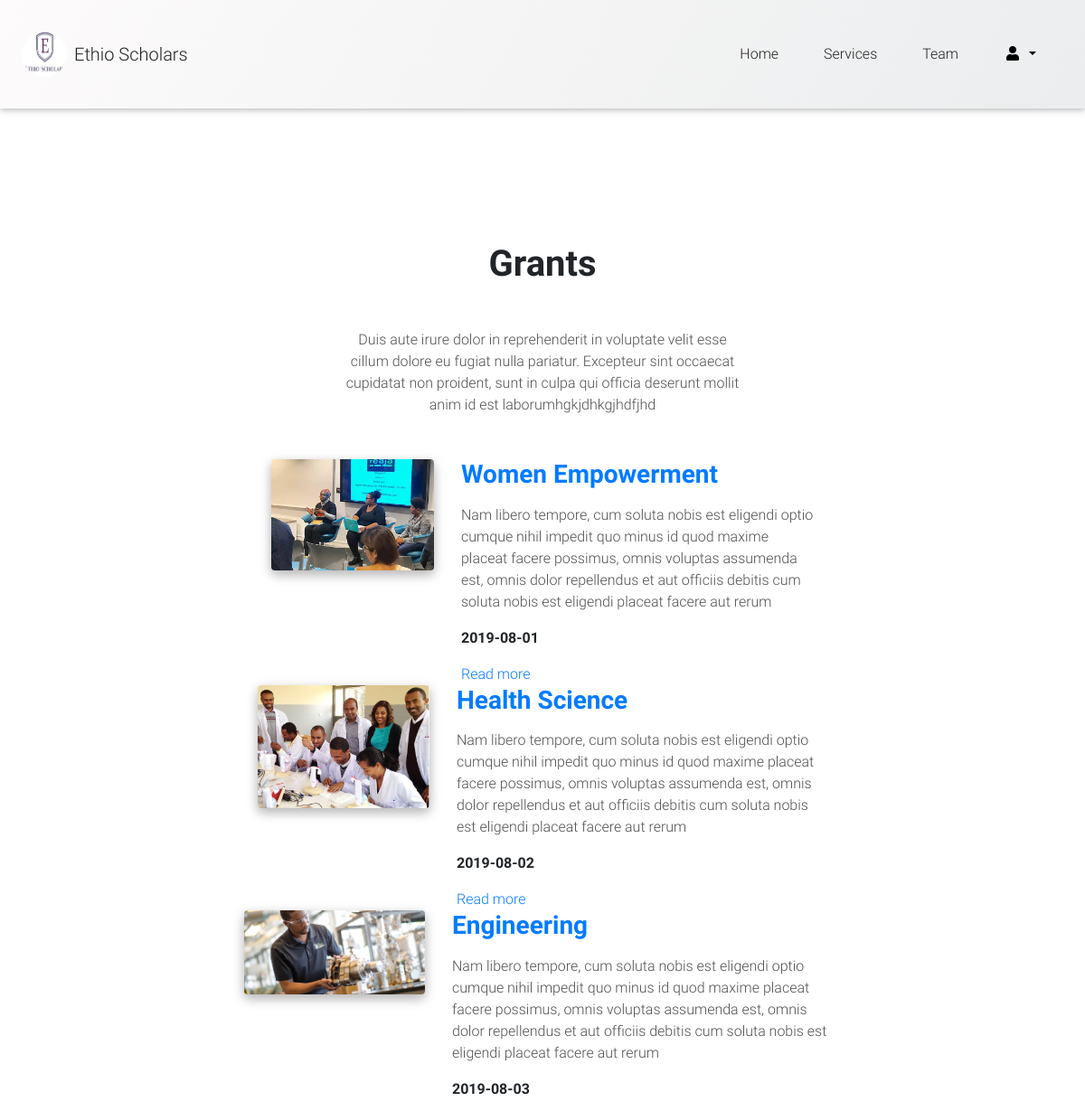
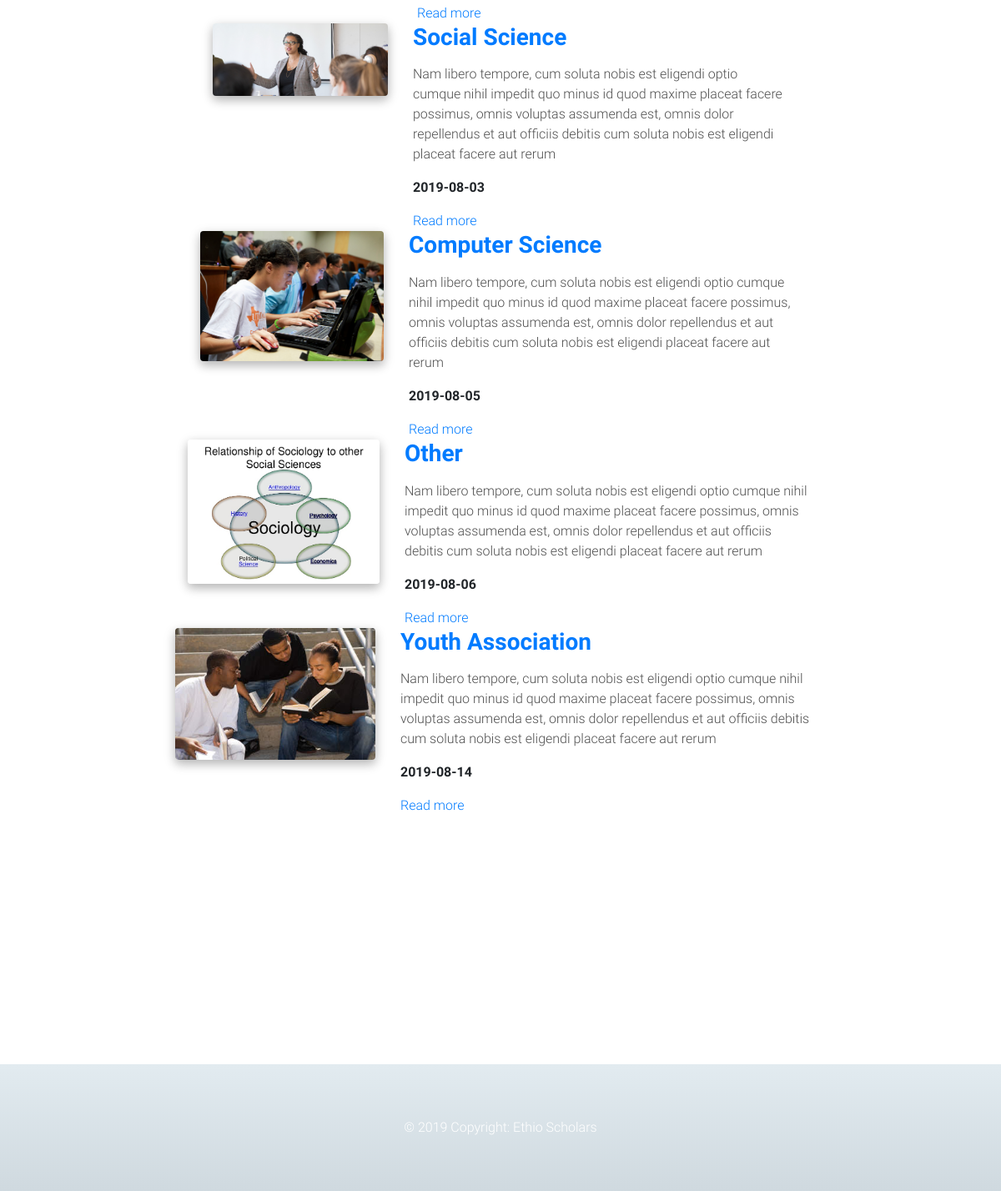
The page /MDB-Free_4.8.2/grant.php on the database its author committed (2 pictures, top to bottom).
### tables this page shows
CREATE TABLE IF NOT EXISTS `grantdoc` (
  `id` int(11) NOT NULL AUTO_INCREMENT,
  `path` varchar(50) DEFAULT NULL,
  `title` varchar(50) NOT NULL,
  `dept` varchar(50) NOT NULL,
  `disc` varchar(1000) NOT NULL,
  `price` int(11) NOT NULL,
  `published` varchar(120) DEFAULT NULL,
  `picpath` varchar(400) DEFAULT NULL,
  PRIMARY KEY (`id`)
);

### MDB-Free_4.8.2/grant.php (the view, shortened to what this page needs)
 <?php
   include_once './template/header.php';
  ?>
  <?php
  $db2=new dbconnect();
  $conn=$db2->connect();
  $query="Select * from grantdoc";
  $result3=mysqli_query($conn,$query);
  ?>
        <div class="section1">
<section class="my-5">
    <h2 class="h1-responsive font-weight-bold text-center my-5">Grants</h2>
    <p class="text-center dark-grey-text w-responsive mx-auto mb-5">Duis aute irure dolor in reprehenderit in
      voluptate velit esse cillum dolore eu fugiat nulla pariatur. Excepteur sint occaecat cupidatat non
      proident, sunt in culpa qui officia deserunt mollit anim id est laborumhgkjdhkgjhdfjhd</p>
        <?php while ($row=  mysqli_fetch_array($result3)):;?>
    <div class="row">
      <div class="col-lg-5 col-xl-4">
        <div class="view overlay rounded z-depth-1-half mb-lg-0 mb-4">
            <img class="img-fluid" src="<?php echo $row[7];?>" alt="women's in charge">
        </div>
      </div>
      <div class="col-lg-7 col-xl-8">
        <h3 class="font-weight-bold mb-3"><strong><a href="#"><?php echo $row[2]; ?></a></strong></h3>
        <p class="dark-grey-text"><?php echo $row[4]; ?></p>
        <p> <a class="font-weight-bold"><?php echo $row[6];?></p>
            <a href="http://etd.aau.edu.et/handle/123456789/1658">Read more</a></a>
      </div>
<?php endwhile; ?>
                  </div>
       </div>
      </section>
</div>
         <?php
       include_once './template/footer.php';
        ?>

### MDB-Free_4.8.2/template/header.php (style rules this page uses)
body { background-color: white; }

### MDB-Free_4.8.2/grant.php (style rules this page uses)
.section1 { margin-right: 250px; margin-left: 250px; margin-top: 50px; margin-bottom: 200px; padding:50px; }

### rows shown on the page
grantdoc: picpath (picture), title "Women Empowerment", disc "Nam libero tempore, cum soluta nobis est eligendi optio cumque nihil impedit quo minus id quod maxime placeat facere possimus, omnis voluptas assumenda est, omnis dolor repellendus et aut officiis debitis cum soluta nobis est eligendi placeat facere aut rerum", published "2019-08-01"
grantdoc: picpath (picture), title "Health Science", disc "Nam libero tempore, cum soluta nobis est eligendi optio cumque nihil impedit quo minus id quod maxime placeat facere possimus, omnis voluptas assumenda est, omnis dolor repellendus et aut officiis debitis cum soluta nobis est eligendi placeat facere aut rerum", published "2019-08-02"
grantdoc: picpath (picture), title "Engineering", disc "Nam libero tempore, cum soluta nobis est eligendi optio cumque nihil impedit quo minus id quod maxime placeat facere possimus, omnis voluptas assumenda est, omnis dolor repellendus et aut officiis debitis cum soluta nobis est eligendi placeat facere aut rerum", published "2019-08-03"
grantdoc: picpath (picture), title "Social Science", disc "Nam libero tempore, cum soluta nobis est eligendi optio cumque nihil impedit quo minus id quod maxime placeat facere possimus, omnis voluptas assumenda est, omnis dolor repellendus et aut officiis debitis cum soluta nobis est eligendi placeat facere aut rerum", published "2019-08-03"
grantdoc: picpath (picture), title "Computer Science", disc "Nam libero tempore, cum soluta nobis est eligendi optio cumque nihil impedit quo minus id quod maxime placeat facere possimus, omnis voluptas assumenda est, omnis dolor repellendus et aut officiis debitis cum soluta nobis est eligendi placeat facere aut rerum", published "2019-08-05"
grantdoc: picpath (picture), title "Other", disc "Nam libero tempore, cum soluta nobis est eligendi optio cumque nihil impedit quo minus id quod maxime placeat facere possimus, omnis voluptas assumenda est, omnis dolor repellendus et aut officiis debitis cum soluta nobis est eligendi placeat facere aut rerum", published "2019-08-06"
grantdoc: picpath (picture), title "Youth Association", disc "Nam libero tempore, cum soluta nobis est eligendi optio cumque nihil impedit quo minus id quod maxime placeat facere possimus, omnis voluptas assumenda est, omnis dolor repellendus et aut officiis debitis cum soluta nobis est eligendi placeat facere aut rerum", published "2019-08-14"
